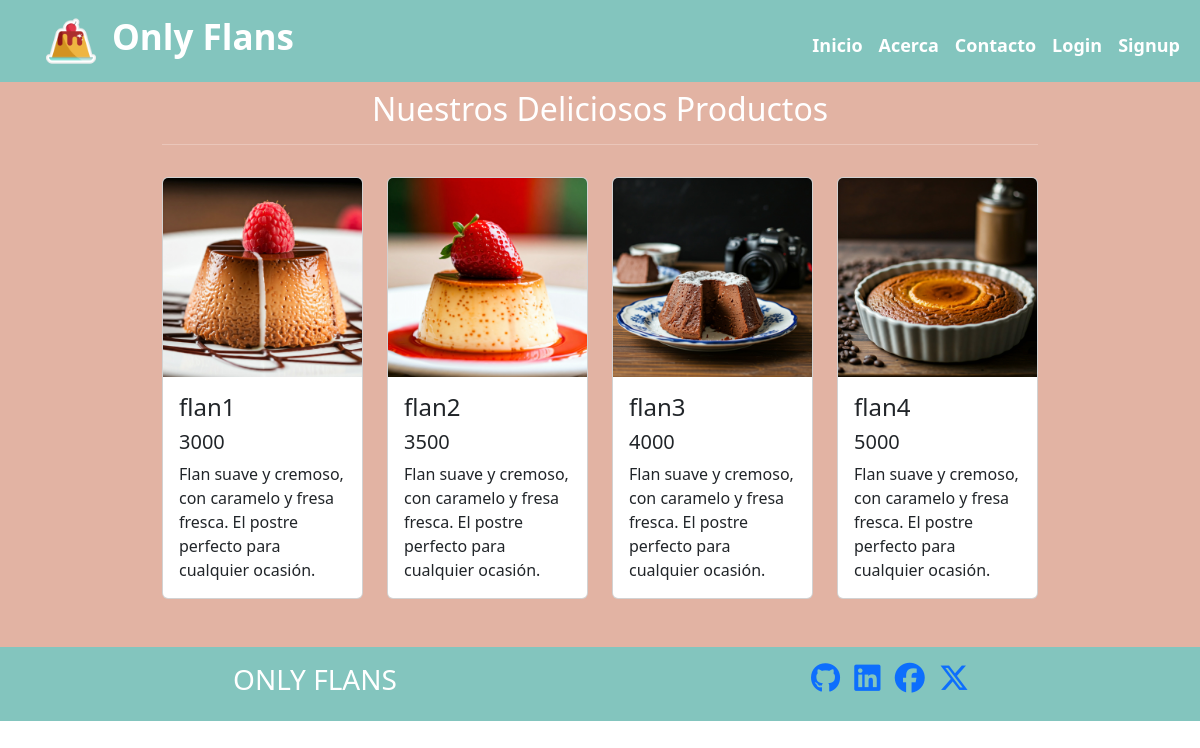
The page / on the database its author committed.
### web/models.py (models this page shows)
class Flan(models.Model):
    flan_uuid = models.UUIDField()
    name = models.CharField(max_length=64)
    precio = models.IntegerField()
    description = models.TextField()
    img_url = models.TextField()
    slug = models.SlugField()
    is_private = models.BooleanField()

### web/views.py (the view)
# urls.py: path('',indice, name="indice"),
def indice(request):
    flanes = Flan.objects.filter(is_private=False)
    return render(request,'index.html',{'flanes':flanes})

### web/templates/index.html (shortened to what this page needs)
{% extends 'base.html' %}
{% block content %}
<section id="highlight" class=" d-flex justify-content-center align-items-center mainSection">
    <div class="w-75 align-items-center container pb-5">
        <h2 class="container mt-2 text-center">Nuestros Deliciosos Productos</h2>
        <hr>
        <div class="row g-4">
            {% for flan in flanes%}
            <div class="col-xl-3 col-md-6 col-sm-12">
                <div class="card mt-3">
                    {% load static %}
                    <img class="card-img-top" src={{flan.img_url}}  alt="Card image cap">
                    <div class="card-body">
                        <h4>{{flan.name}}</h4>
                        <h5>{{flan.precio}}</h5>
                        <p class="card-text">{{flan.description}}</p>
                    </div>
                </div>
            </div>
            {% endfor %}
        </div>
    </div>
</section>
{% endblock %}

### static/css/styles.css (style rules this page uses)
:root { --color-black: #006d77; --color-aero: #83c5be; --color-thistle: #e2b3a3; --color-white: #fff; }
.mainSection { background-color: var(--color-thistle) !important; }
#contact_form,label, h2, hr { color: var(--color-white); }

### rows shown on the page
Flan: img_url (picture), name "flan1", precio "3000", description "Flan suave y cremoso, con caramelo y fresa fresca. El postre perfecto para cualquier ocasión."
Flan: img_url (picture), name "flan2", precio "3500", description "Flan suave y cremoso, con caramelo y fresa fresca. El postre perfecto para cualquier ocasión."
Flan: img_url (picture), name "flan3", precio "4000", description "Flan suave y cremoso, con caramelo y fresa fresca. El postre perfecto para cualquier ocasión."
Flan: img_url (picture), name "flan4", precio "5000", description "Flan suave y cremoso, con caramelo y fresa fresca. El postre perfecto para cualquier ocasión."
